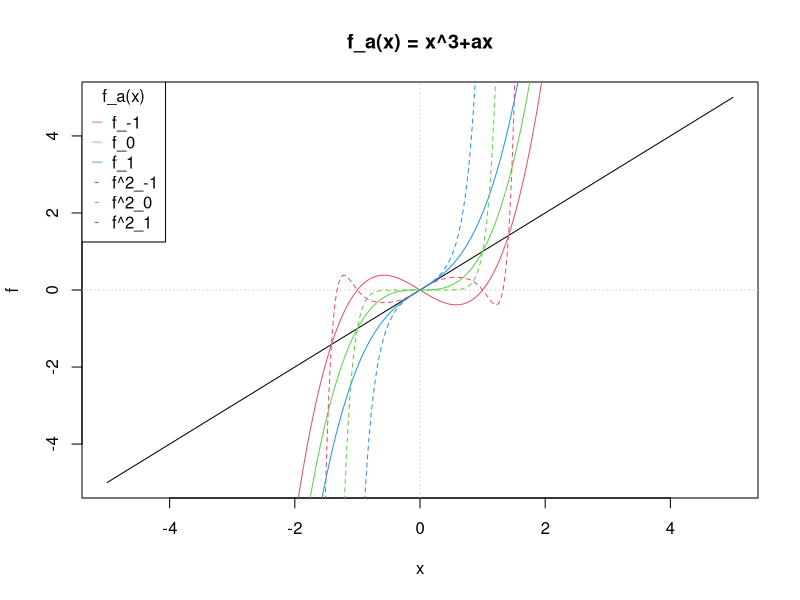
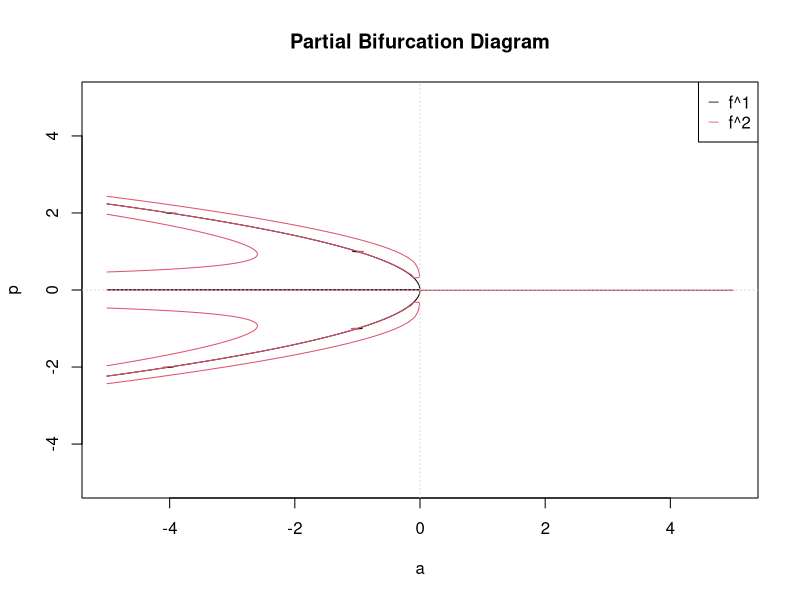
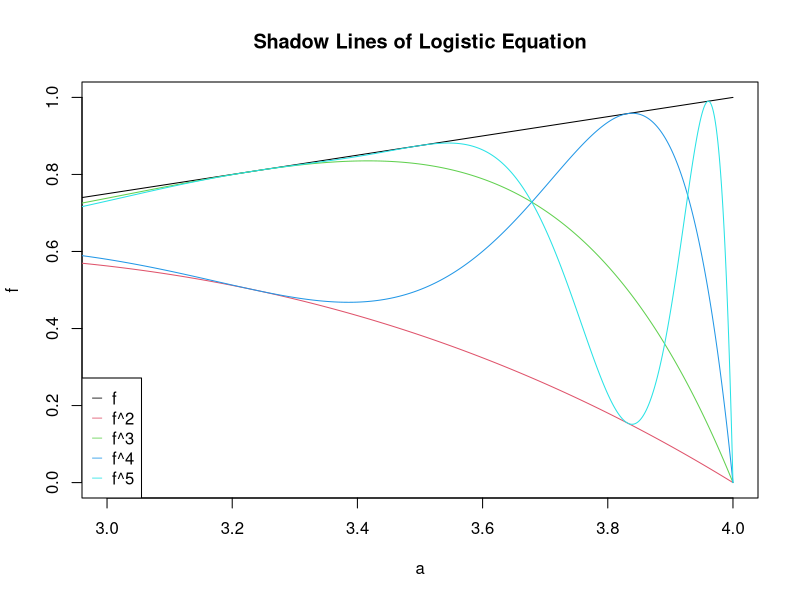

R code for these plots, in order:
## ---- chunk 1
knitr::opts_chunk$set(echo = TRUE)
## ---- chunk 2
a = -1:1
x = seq(from = -5, to = 5, by = 0.01)

plot(x, x, type = "l", main = "f_a(x) = x^3+ax", ylab = "f")
grid(nx = 2, ny = 2)

f = function(a, x) {
  x^3+a*x
}

for (i in 1:length(a)) {
  lines(x, f(a[i], x), col = i + 1, lty = 1)
}

for (i in 1:length(a)) {
  lines(x, f(a[i], f(a[i], x)), col = i + 1, lty = 2)
}

legend("topleft", c(paste0("f_", a), paste0("f^2_", a)), col = 2:(length(a) + 1), pch = c("_", "_", "_", "-", "-", "-"), title = "f_a(x)")
## ---- chunk 3
a = seq(from = -5, to = 5, by = 0.1)

f2 = function(a, x) {
  f(a,x)^3+a*f(a,x)
}

z<-outer(a, x, f)
contour(a,x,z, nlevels = 0, xlab = "a", ylab = "p", main = "Partial Bifurcation Diagram", drawlabels = F, col = 1)
z2<-outer(a, x, f2)
contour(a, x, z2, nlevels = 0, xlab = "a", ylab = "p", main = "Partial Bifurcation Diagram", add = T, drawlabels = F, col = 2)
grid(nx = 2, ny = 2)
legend("topright", c("f^1", "f^2"), pch = "_", col = 1:2)
## ---- chunk 4
a = seq(from = 0, to = 4, by = .001)
x = .5
n = 5
f = a*x*(1-x)
plot(a, f, type = 'n', xlim = c(3,4), ylim = c(0,1), main = "Shadow Lines of Logistic Equation")
for (i in 1:n) {
  lines(a, f, col = i)
  f = a*f*(1-f)
}
legend("bottomleft", c("f", paste0("f^", 2:n)), pch = "_", col = 1:n)
## ---- chunk 5
a = matrix(NA, nrow = 7)
p = matrix(NA, nrow = 7)
d = matrix(NA, nrow = 7)
r = matrix(NA, nrow = 7)

a[2] = 7
a[3] = 10
p[1] = 1
d[3] = a[3] - a[2]
r[3] = 4.7514
r[4] = 4.6562
r[5] = 4.6682
r[6] = 4.6687
r[7] = 4.6693
for (i in 2:length(p)) {
  p[i] = p[i - 1] * 2
}

for (i in 4:length(r)) {
  d[i] = (1 / r[i]) * d[i - 1]
  a[i] = d[i] + a[i - 1]
}

BifPointTab = cbind(a, p, d, r)
colnames(BifPointTab) = c("Bifurcation Point", "Period", "Difference", "Ratio")
BifPointTab

print(paste0("Approx. value of a where chaos can be observed: ~", BifPointTab[7, 1]))
